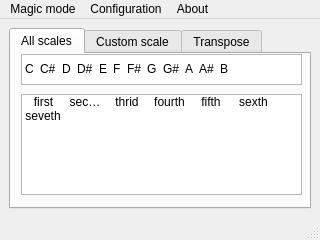
<?xml version="1.0" encoding="UTF-8"?>
<ui version="4.0">
 <class>MainWindow</class>
 <widget class="QMainWindow" name="MainWindow">
  <property name="enabled">
   <bool>true</bool>
  </property>
  <property name="geometry">
   <rect>
    <x>0</x>
    <y>0</y>
    <width>320</width>
    <height>240</height>
   </rect>
  </property>
  <property name="sizePolicy">
   <sizepolicy hsizetype="Ignored" vsizetype="Ignored">
    <horstretch>0</horstretch>
    <verstretch>0</verstretch>
   </sizepolicy>
  </property>
  <property name="maximumSize">
   <size>
    <width>500</width>
    <height>500</height>
   </size>
  </property>
  <property name="windowTitle">
   <string notr="true">Mid!Magic</string>
  </property>
  <property name="windowOpacity">
   <double>1.000000000000000</double>
  </property>
  <property name="layoutDirection">
   <enum>Qt::LeftToRight</enum>
  </property>
  <property name="autoFillBackground">
   <bool>false</bool>
  </property>
  <property name="iconSize">
   <size>
    <width>25</width>
    <height>25</height>
   </size>
  </property>
  <property name="toolButtonStyle">
   <enum>Qt::ToolButtonIconOnly</enum>
  </property>
  <property name="animated">
   <bool>true</bool>
  </property>
  <property name="documentMode">
   <bool>false</bool>
  </property>
  <property name="tabShape">
   <enum>QTabWidget::Rounded</enum>
  </property>
  <property name="dockNestingEnabled">
   <bool>false</bool>
  </property>
  <property name="dockOptions">
   <set>QMainWindow::AllowTabbedDocks|QMainWindow::AnimatedDocks</set>
  </property>
  <property name="unifiedTitleAndToolBarOnMac">
   <bool>true</bool>
  </property>
  <widget class="QWidget" name="centralwidget">
   <property name="enabled">
    <bool>true</bool>
   </property>
   <property name="sizePolicy">
    <sizepolicy hsizetype="Expanding" vsizetype="Expanding">
     <horstretch>0</horstretch>
     <verstretch>0</verstretch>
    </sizepolicy>
   </property>
   <property name="sizeIncrement">
    <size>
     <width>0</width>
     <height>0</height>
    </size>
   </property>
   <property name="layoutDirection">
    <enum>Qt::LeftToRight</enum>
   </property>
   <layout class="QGridLayout" name="gridLayout">
    <item row="0" column="0">
     <widget class="QTabWidget" name="tabWidget">
      <property name="sizePolicy">
       <sizepolicy hsizetype="Expanding" vsizetype="Expanding">
        <horstretch>0</horstretch>
        <verstretch>0</verstretch>
       </sizepolicy>
      </property>
      <property name="maximumSize">
       <size>
        <width>500</width>
        <height>16777215</height>
       </size>
      </property>
      <property name="sizeIncrement">
       <size>
        <width>499</width>
        <height>566</height>
       </size>
      </property>
      <property name="layoutDirection">
       <enum>Qt::LeftToRight</enum>
      </property>
      <property name="autoFillBackground">
       <bool>true</bool>
      </property>
      <property name="tabPosition">
       <enum>QTabWidget::North</enum>
      </property>
      <property name="tabShape">
       <enum>QTabWidget::Rounded</enum>
      </property>
      <property name="currentIndex">
       <number>0</number>
      </property>
      <property name="elideMode">
       <enum>Qt::ElideLeft</enum>
      </property>
      <property name="documentMode">
       <bool>false</bool>
      </property>
      <property name="tabsClosable">
       <bool>false</bool>
      </property>
      <property name="movable">
       <bool>true</bool>
      </property>
      <widget class="QWidget" name="AllScales">
       <property name="sizePolicy">
        <sizepolicy hsizetype="Expanding" vsizetype="Expanding">
         <horstretch>0</horstretch>
         <verstretch>0</verstretch>
        </sizepolicy>
       </property>
       <attribute name="title">
        <string>All scales</string>
       </attribute>
       <widget class="QListWidget" name="listWidget">
        <property name="geometry">
         <rect>
          <x>10</x>
          <y>0</y>
          <width>281</width>
          <height>31</height>
         </rect>
        </property>
        <property name="autoFillBackground">
         <bool>false</bool>
        </property>
        <property name="sizeAdjustPolicy">
         <enum>QAbstractScrollArea::AdjustIgnored</enum>
        </property>
        <property name="autoScroll">
         <bool>true</bool>
        </property>
        <property name="movement">
         <enum>QListView::Static</enum>
        </property>
        <property name="flow">
         <enum>QListView::LeftToRight</enum>
        </property>
        <property name="isWrapping" stdset="0">
         <bool>false</bool>
        </property>
        <property name="resizeMode">
         <enum>QListView::Fixed</enum>
        </property>
        <property name="layoutMode">
         <enum>QListView::SinglePass</enum>
        </property>
        <property name="spacing">
         <number>3</number>
        </property>
        <property name="uniformItemSizes">
         <bool>false</bool>
        </property>
        <property name="wordWrap">
         <bool>true</bool>
        </property>
        <property name="selectionRectVisible">
         <bool>true</bool>
        </property>
        <item>
         <property name="text">
          <string>C</string>
         </property>
         <property name="textAlignment">
          <set>AlignHCenter|AlignVCenter|AlignCenter</set>
         </property>
        </item>
        <item>
         <property name="text">
          <string>C#</string>
         </property>
        </item>
        <item>
         <property name="text">
          <string>D</string>
         </property>
        </item>
        <item>
         <property name="text">
          <string>D#</string>
         </property>
        </item>
        <item>
         <property name="text">
          <string>E</string>
         </property>
        </item>
        <item>
         <property name="text">
          <string>F</string>
         </property>
        </item>
        <item>
         <property name="text">
          <string>F#</string>
         </property>
        </item>
        <item>
         <property name="text">
          <string>G</string>
         </property>
        </item>
        <item>
         <property name="text">
          <string>G#</string>
         </property>
        </item>
        <item>
         <property name="text">
          <string>A</string>
         </property>
        </item>
        <item>
         <property name="text">
          <string>A#</string>
         </property>
        </item>
        <item>
         <property name="text">
          <string>B</string>
         </property>
        </item>
       </widget>
       <widget class="QListWidget" name="listWidget_2">
        <property name="geometry">
         <rect>
          <x>10</x>
          <y>40</y>
          <width>281</width>
          <height>101</height>
         </rect>
        </property>
        <property name="movement">
         <enum>QListView::Static</enum>
        </property>
        <property name="isWrapping" stdset="0">
         <bool>true</bool>
        </property>
        <property name="resizeMode">
         <enum>QListView::Fixed</enum>
        </property>
        <property name="viewMode">
         <enum>QListView::IconMode</enum>
        </property>
        <property name="modelColumn">
         <number>0</number>
        </property>
        <property name="uniformItemSizes">
         <bool>true</bool>
        </property>
        <property name="wordWrap">
         <bool>false</bool>
        </property>
        <item>
         <property name="text">
          <string>first</string>
         </property>
        </item>
        <item>
         <property name="text">
          <string>second</string>
         </property>
        </item>
        <item>
         <property name="text">
          <string>thrid</string>
         </property>
        </item>
        <item>
         <property name="text">
          <string>fourth</string>
         </property>
        </item>
        <item>
         <property name="text">
          <string>fifth</string>
         </property>
        </item>
        <item>
         <property name="text">
          <string>sexth</string>
         </property>
        </item>
        <item>
         <property name="text">
          <string>seveth</string>
         </property>
        </item>
       </widget>
      </widget>
      <widget class="QWidget" name="CustomScale">
       <property name="sizePolicy">
        <sizepolicy hsizetype="Expanding" vsizetype="Expanding">
         <horstretch>0</horstretch>
         <verstretch>0</verstretch>
        </sizepolicy>
       </property>
       <property name="sizeIncrement">
        <size>
         <width>432</width>
         <height>43</height>
        </size>
       </property>
       <property name="baseSize">
        <size>
         <width>400</width>
         <height>400</height>
        </size>
       </property>
       <attribute name="title">
        <string>Custom scale</string>
       </attribute>
       <widget class="QPushButton" name="pushButtonCS">
        <property name="geometry">
         <rect>
          <x>30</x>
          <y>10</y>
          <width>41</width>
          <height>61</height>
         </rect>
        </property>
        <property name="autoFillBackground">
         <bool>true</bool>
        </property>
        <property name="text">
         <string>C#</string>
        </property>
        <property name="autoDefault">
         <bool>false</bool>
        </property>
        <property name="flat">
         <bool>false</bool>
        </property>
       </widget>
       <widget class="QPushButton" name="pushButtonFS">
        <property name="geometry">
         <rect>
          <x>150</x>
          <y>10</y>
          <width>41</width>
          <height>61</height>
         </rect>
        </property>
        <property name="text">
         <string>F#</string>
        </property>
       </widget>
       <widget class="QPushButton" name="pushButtonC">
        <property name="geometry">
         <rect>
          <x>10</x>
          <y>70</y>
          <width>41</width>
          <height>71</height>
         </rect>
        </property>
        <property name="text">
         <string>C</string>
        </property>
       </widget>
       <widget class="QPushButton" name="pushButtonE">
        <property name="geometry">
         <rect>
          <x>90</x>
          <y>70</y>
          <width>41</width>
          <height>71</height>
         </rect>
        </property>
        <property name="text">
         <string>E</string>
        </property>
       </widget>
       <widget class="QPushButton" name="pushButtonF">
        <property name="geometry">
         <rect>
          <x>130</x>
          <y>70</y>
          <width>41</width>
          <height>71</height>
         </rect>
        </property>
        <property name="text">
         <string>F</string>
        </property>
       </widget>
       <widget class="QPushButton" name="pushButtonD">
        <property name="geometry">
         <rect>
          <x>50</x>
          <y>70</y>
          <width>41</width>
          <height>71</height>
         </rect>
        </property>
        <property name="text">
         <string>D</string>
        </property>
       </widget>
       <widget class="QPushButton" name="pushButtonB">
        <property name="geometry">
         <rect>
          <x>250</x>
          <y>70</y>
          <width>41</width>
          <height>71</height>
         </rect>
        </property>
        <property name="text">
         <string>B</string>
        </property>
       </widget>
       <widget class="QPushButton" name="pushButtonA">
        <property name="geometry">
         <rect>
          <x>210</x>
          <y>70</y>
          <width>41</width>
          <height>71</height>
         </rect>
        </property>
        <property name="text">
         <string>A</string>
        </property>
       </widget>
       <widget class="QPushButton" name="pushButtonAS">
        <property name="geometry">
         <rect>
          <x>230</x>
          <y>10</y>
          <width>41</width>
          <height>61</height>
         </rect>
        </property>
        <property name="text">
         <string>A#</string>
        </property>
       </widget>
       <widget class="QPushButton" name="pushButtonDS">
        <property name="geometry">
         <rect>
          <x>70</x>
          <y>10</y>
          <width>41</width>
          <height>61</height>
         </rect>
        </property>
        <property name="text">
         <string>D#</string>
        </property>
       </widget>
       <widget class="QPushButton" name="pushButtonG">
        <property name="geometry">
         <rect>
          <x>170</x>
          <y>70</y>
          <width>41</width>
          <height>71</height>
         </rect>
        </property>
        <property name="text">
         <string>G</string>
        </property>
       </widget>
       <widget class="QPushButton" name="pushButtonGS">
        <property name="geometry">
         <rect>
          <x>190</x>
          <y>10</y>
          <width>41</width>
          <height>61</height>
         </rect>
        </property>
        <property name="text">
         <string>G#</string>
        </property>
       </widget>
      </widget>
      <widget class="QWidget" name="tab">
       <attribute name="title">
        <string>Transpose</string>
       </attribute>
       <widget class="QDial" name="dialTranspose">
        <property name="geometry">
         <rect>
          <x>80</x>
          <y>10</y>
          <width>141</width>
          <height>101</height>
         </rect>
        </property>
        <property name="minimum">
         <number>-12</number>
        </property>
        <property name="maximum">
         <number>12</number>
        </property>
        <property name="orientation">
         <enum>Qt::Horizontal</enum>
        </property>
        <property name="invertedAppearance">
         <bool>false</bool>
        </property>
        <property name="invertedControls">
         <bool>false</bool>
        </property>
       </widget>
       <widget class="QSpinBox" name="spinBoxTranspose">
        <property name="geometry">
         <rect>
          <x>110</x>
          <y>110</y>
          <width>81</width>
          <height>26</height>
         </rect>
        </property>
        <property name="minimum">
         <number>-12</number>
        </property>
        <property name="maximum">
         <number>12</number>
        </property>
       </widget>
      </widget>
     </widget>
    </item>
   </layout>
  </widget>
  <widget class="QMenuBar" name="menubar">
   <property name="geometry">
    <rect>
     <x>0</x>
     <y>0</y>
     <width>320</width>
     <height>24</height>
    </rect>
   </property>
   <property name="acceptDrops">
    <bool>true</bool>
   </property>
   <property name="defaultUp">
    <bool>false</bool>
   </property>
   <property name="nativeMenuBar">
    <bool>true</bool>
   </property>
   <widget class="QMenu" name="menuNew">
    <property name="title">
     <string>Configuration</string>
    </property>
    <addaction name="actionMidi_input"/>
    <addaction name="actionMidi_output"/>
    <addaction name="actionScan_for_devices"/>
   </widget>
   <widget class="QMenu" name="menuAbout">
    <property name="contextMenuPolicy">
     <enum>Qt::DefaultContextMenu</enum>
    </property>
    <property name="acceptDrops">
     <bool>true</bool>
    </property>
    <property name="tearOffEnabled">
     <bool>false</bool>
    </property>
    <property name="title">
     <string>About</string>
    </property>
    <property name="separatorsCollapsible">
     <bool>false</bool>
    </property>
    <property name="toolTipsVisible">
     <bool>false</bool>
    </property>
   </widget>
   <widget class="QMenu" name="menuMagic_mode">
    <property name="tearOffEnabled">
     <bool>false</bool>
    </property>
    <property name="title">
     <string>Magic mode</string>
    </property>
    <property name="separatorsCollapsible">
     <bool>false</bool>
    </property>
   </widget>
   <addaction name="menuMagic_mode"/>
   <addaction name="menuNew"/>
   <addaction name="menuAbout"/>
  </widget>
  <widget class="QStatusBar" name="statusbar"/>
  <action name="actionMidi_input">
   <property name="checkable">
    <bool>false</bool>
   </property>
   <property name="text">
    <string>Midi input</string>
   </property>
  </action>
  <action name="actionMidi_output">
   <property name="text">
    <string>Midi output</string>
   </property>
  </action>
  <action name="actionScan_for_devices">
   <property name="text">
    <string>Scan for devices</string>
   </property>
  </action>
 </widget>
 <resources/>
 <connections>
  <connection>
   <sender>dialTranspose</sender>
   <signal>valueChanged(int)</signal>
   <receiver>spinBoxTranspose</receiver>
   <slot>setValue(int)</slot>
   <hints>
    <hint type="sourcelabel">
     <x>162</x>
     <y>124</y>
    </hint>
    <hint type="destinationlabel">
     <x>167</x>
     <y>196</y>
    </hint>
   </hints>
  </connection>
  <connection>
   <sender>spinBoxTranspose</sender>
   <signal>valueChanged(int)</signal>
   <receiver>dialTranspose</receiver>
   <slot>setValue(int)</slot>
   <hints>
    <hint type="sourcelabel">
     <x>167</x>
     <y>196</y>
    </hint>
    <hint type="destinationlabel">
     <x>162</x>
     <y>124</y>
    </hint>
   </hints>
  </connection>
 </connections>
</ui>
